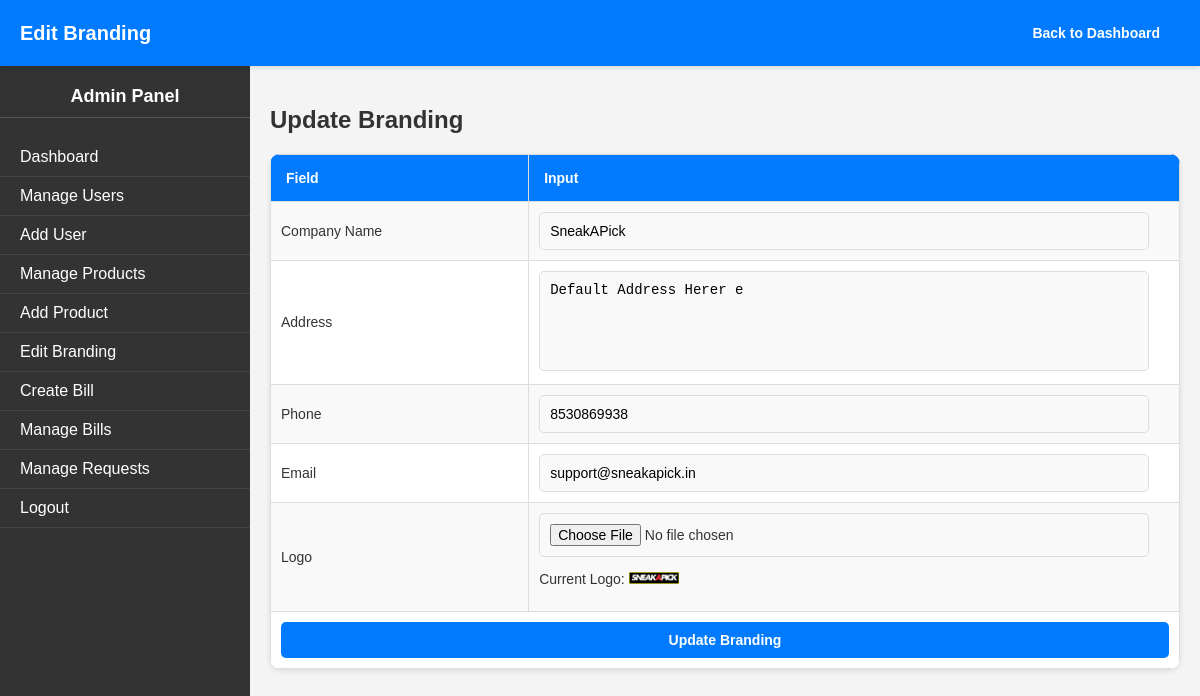
/php/admin/branding.php (signed in), run on the app's committed database.
### tables this page shows
CREATE TABLE `branding` (
  `id` int(11) NOT NULL,
  `logo` varchar(255) DEFAULT NULL,
  `name` varchar(100) NOT NULL,
  `address` text NOT NULL,
  `phone` varchar(20) NOT NULL,
  `email` varchar(100) NOT NULL,
  `created_at` timestamp NOT NULL DEFAULT current_timestamp(),
  `updated_at` timestamp NOT NULL DEFAULT current_timestamp() ON UPDATE current_timestamp()
);

### php/admin/branding.php (the view, shortened to what this page needs)
<?php
require_once '../../config/database.php';
$stmt = $pdo->query("SELECT * FROM branding LIMIT 1");
$branding = $stmt->fetch(PDO::FETCH_ASSOC);
?>
<!DOCTYPE html>
<html lang="en">
<head>
    <link rel="stylesheet" href="../../assets/css/admin.css">
</head>
<body>
    <div class="dashboard">
        <header class="dashboard-header">
            <h1>Edit Branding</h1>
            <a href="dashboard.php" class="btn btn-primary">Back to Dashboard</a>
        </header>
        <?php include 'sidebar.php'; ?>
        <main class="dashboard-content">
            <h2>Update Branding</h2>
            <table class="user-table">
                <thead>
                    <tr>
                        <th>Field</th>
                        <th>Input</th>
                    </tr>
                </thead>
                <tbody>
                    <form action="branding.php" method="POST" enctype="multipart/form-data">
                        <tr>
                            <td><label for="name">Company Name</label></td>
                            <td><input type="text" id="name" name="name" placeholder="Enter company name" value="<?= htmlspecialchars($branding['name']) ?>" required></td>
                        </tr>
                        <tr>
                            <td><label for="address">Address</label></td>
                            <td><textarea id="address" name="address" placeholder="Enter address"><?= htmlspecialchars($branding['address']) ?></textarea></td>
                        </tr>
                        <tr>
                            <td><label for="phone">Phone</label></td>
                            <td><input type="text" id="phone" name="phone" placeholder="Enter phone number" value="<?= htmlspecialchars($branding['phone']) ?>" required></td>
                        </tr>
                        <tr>
                            <td><label for="email">Email</label></td>
                            <td><input type="email" id="email" name="email" placeholder="Enter email" value="<?= htmlspecialchars($branding['email']) ?>" required></td>
                        </tr>
                        <tr>
                            <td><label for="logo">Logo</label></td>
                            <td>
                                <input type="file" id="logo" name="logo">
                                <?php if ($branding['logo']): ?>
                                    <p>Current Logo: <img src="../../assets/img/branding/<?= htmlspecialchars($branding['logo']) ?>" alt="Brand Logo" width="50"></p>
                                <?php endif; ?>
                            </td>
                        </tr>
                        <tr>
                            <td colspan="2" style="text-align: center;">
                                <button type="submit" class="btn btn-primary">Update Branding</button>
                            </td>
                        </tr>
                    </form>
                </tbody>
            </table>
        </main>
    </div>
</body>
</html>

### assets/css/admin.css (style rules this page uses)
body { font-family: Arial, sans-serif; margin: 0; padding: 0; box-sizing: border-box; background-color: #f4f4f4; color: #333; }
.dashboard-header { background-color: #007bff; color: white; padding: 15px 20px; display: flex; justify-content: space-between; align-items: center; position: sticky; top: 0; z-index: 1000; box-shadow: 0 2px 5px rgba(0, 0, 0, 0.1); }
.dashboard-header h1 { margin: 0; font-size: 20px; }
.dashboard-content { margin-left: 250px; padding: 20px; background-color: #f4f4f4; min-height: 100vh; }
table { width: 100%; border-collapse: collapse; margin-top: 20px; background-color: white; border-radius: 10px; overflow: hidden; box-shadow: 0 2px 5px rgba(0, 0, 0, 0.1); }
table th, table td { padding: 15px; border: 1px solid #ddd; text-align: left; }
table th { background-color: #007bff; color: white; font-weight: bold; }
table tr:nth-child(even) { background-color: #f9f9f9; }
.btn { display: inline-block; padding: 10px 20px; text-decoration: none; font-size: 14px; font-weight: bold; border-radius: 5px; text-align: center; cursor: pointer; transition: background 0.3s ease; }
.btn-primary { background-color: #007bff; color: white; }
.user-table { width: 100%; border-collapse: collapse; margin-top: 20px; background-color: white; border-radius: 10px; overflow: hidden; box-shadow: 0 2px 5px rgba(0, 0, 0, 0.1); text-align: left; }
.user-table thead { background-color: #007bff; color: white; }
.user-table thead th { padding: 15px; font-size: 14px; font-weight: bold; text-align: left; }
.user-table tbody td { padding: 10px; border: 1px solid #ddd; font-size: 14px; color: #333; vertical-align: middle; word-wrap: break-word; overflow: hidden; }
.user-table tbody td input, .user-table tbody td select { width: calc(100% - 20px); padding: 10px; font-size: 14px; border: 1px solid #ddd; border-radius: 5px; background-color: #f9f9f9; box-sizing: border-box; }
.user-table tbody td button { width: 100%; padding: 10px 15px; font-size: 14px; font-weight: bold; border-radius: 5px; border: none; cursor: pointer; transition: background 0.3s ease; background-color: #007bff; color: white; }
.btn-primary { background-color: #007bff; color: white; border: none; }
textarea { resize: vertical; height: 100px; }
.btn { display: inline-block; padding: 10px 20px; text-decoration: none; font-size: 14px; font-weight: bold; border-radius: 5px; cursor: pointer; transition: background 0.3s ease; }
.user-table tbody td input, .user-table tbody td select, .user-table tbody td textarea { width: calc(100% - 20px); padding: 10px; font-size: 14px; border: 1px solid #ddd; border-radius: 5px; background-color: #f9f9f9; }
.user-table tbody td input, .user-table tbody td textarea { width: calc(100% - 20px); padding: 10px; font-size: 14px; border: 1px solid #ddd; border-radius: 5px; background-color: #f9f9f9; box-sizing: border-box; }
.user-table tbody td textarea { height: 100px; resize: none; }
.user-table tbody td { padding: 10px; border: 1px solid #ddd; font-size: 14px; color: #333; vertical-align: middle; }
textarea { height: 100px; resize: none; }
.btn-primary { background-color: #007bff; color: white; padding: 10px 20px; border-radius: 5px; text-decoration: none; border: none; font-size: 14px; font-weight: bold; cursor: pointer; transition: background 0.3s ease; }

### data on the page
branding: name "SneakAPick", address "Default Address Herer e", phone "8530869938", email "support@sneakapick.in", logo (picture)
